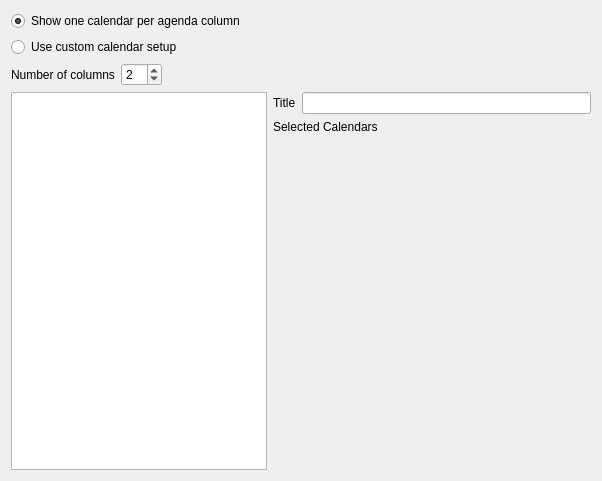
<?xml version="1.0" encoding="UTF-8"?>
<ui version="4.0">
 <class>KOMultiAgendaViewConfigWidget</class>
 <widget class="QWidget" name="KOMultiAgendaViewConfigWidget">
  <property name="geometry">
   <rect>
    <x>0</x>
    <y>0</y>
    <width>602</width>
    <height>481</height>
   </rect>
  </property>
  <layout class="QGridLayout" name="gridLayout">
   <item row="0" column="0">
    <widget class="QRadioButton" name="useDefaultRB">
     <property name="text">
      <string>Show one calendar per agenda column</string>
     </property>
     <property name="checked">
      <bool>true</bool>
     </property>
    </widget>
   </item>
   <item row="1" column="0">
    <widget class="QRadioButton" name="useCustomRB">
     <property name="text">
      <string>Use custom calendar setup</string>
     </property>
    </widget>
   </item>
   <item row="2" column="0">
    <layout class="QHBoxLayout" name="horizontalLayout">
     <item>
      <widget class="QLabel" name="columnNumberLabel">
       <property name="text">
        <string>Number of columns</string>
       </property>
      </widget>
     </item>
     <item>
      <widget class="QSpinBox" name="columnNumberSB">
       <property name="minimum">
        <number>1</number>
       </property>
       <property name="value">
        <number>2</number>
       </property>
      </widget>
     </item>
     <item>
      <spacer name="horizontalSpacer">
       <property name="orientation">
        <enum>Qt::Horizontal</enum>
       </property>
       <property name="sizeHint" stdset="0">
        <size>
         <width>40</width>
         <height>20</height>
        </size>
       </property>
      </spacer>
     </item>
    </layout>
   </item>
   <item row="3" column="0">
    <layout class="QHBoxLayout" name="horizontalLayout_3">
     <item>
      <widget class="QListView" name="columnList">
       <property name="sizePolicy">
        <sizepolicy hsizetype="Preferred" vsizetype="Expanding">
         <horstretch>0</horstretch>
         <verstretch>0</verstretch>
        </sizepolicy>
       </property>
      </widget>
     </item>
     <item>
      <layout class="QVBoxLayout" name="verticalLayout">
       <item>
        <layout class="QHBoxLayout" name="horizontalLayout_2">
         <item>
          <widget class="QLabel" name="titleLabel">
           <property name="text">
            <string comment="Agenda title">Title</string>
           </property>
          </widget>
         </item>
         <item>
          <widget class="QLineEdit" name="titleLE"/>
         </item>
        </layout>
       </item>
       <item>
        <widget class="QLabel" name="selectedCalendarsLabel">
         <property name="sizePolicy">
          <sizepolicy hsizetype="MinimumExpanding" vsizetype="Preferred">
           <horstretch>0</horstretch>
           <verstretch>0</verstretch>
          </sizepolicy>
         </property>
         <property name="text">
          <string>Selected Calendars</string>
         </property>
        </widget>
       </item>
       <item>
        <widget class="QStackedWidget" name="selectionStack">
         <property name="sizePolicy">
          <sizepolicy hsizetype="MinimumExpanding" vsizetype="MinimumExpanding">
           <horstretch>1</horstretch>
           <verstretch>1</verstretch>
          </sizepolicy>
         </property>
         <property name="currentIndex">
          <number>-1</number>
         </property>
        </widget>
       </item>
      </layout>
     </item>
    </layout>
   </item>
  </layout>
 </widget>
 <resources/>
 <connections/>
</ui>
